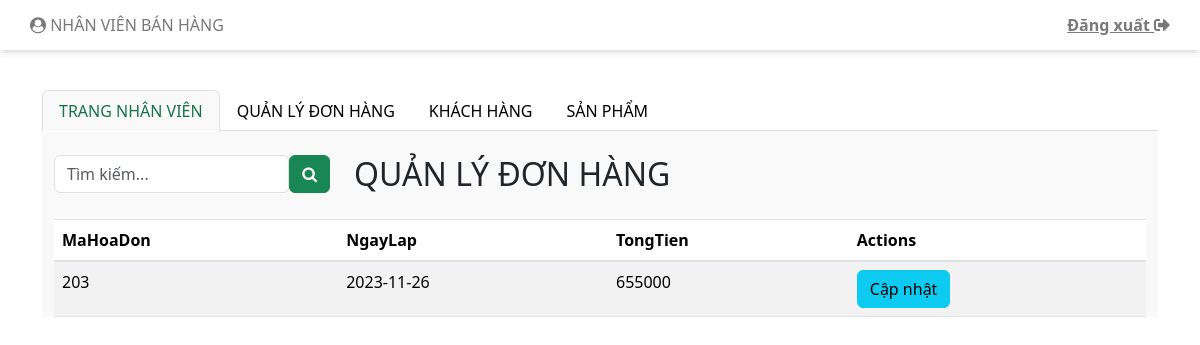
Page /nhanvienbanhang.php?qldh (signed in) on the earlier database version.
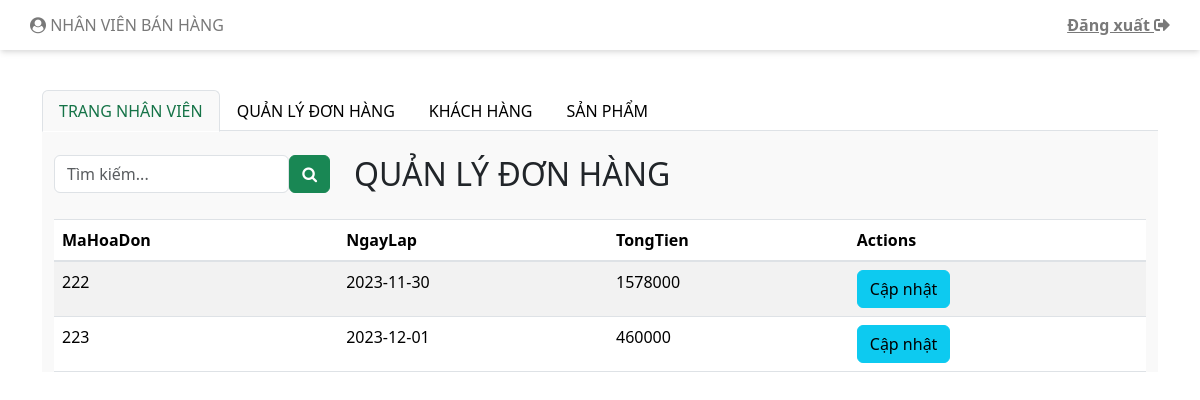
Same page on the later database version.
### tables this page shows
CREATE TABLE `hoadon` (
  `MaHoaDon` int(11) NOT NULL,
  `TongTien` double NOT NULL,
  `NgayLap` date NOT NULL,
  `MaNhanVien` int(11) DEFAULT NULL,
  `MaKhachHang` int(11) NOT NULL,
  `DiaChiGiaoHang` varchar(100) NOT NULL,
  `Họ Tên` varchar(100) NOT NULL,
  `SoDienThoai` int(11) NOT NULL,
  `Email` varchar(50) NOT NULL
);

### controller/cQLHoaDon.php (called while the page is built, shortened)
<?php
require_once 'Model/mQLHoaDon.php';
class cHoaDon {
    public function hienThiDanhSachHoaDon() {
        $modelHoaDon = new mHoaDon();
        $danhSachHoaDon = $modelHoaDon->layDanhSachHoaDon();
        require_once 'View/vQLHoaDon.php';
    }
}
?>

### model/mQLHoaDon.php (called while the page is built, shortened)
<?php
class mHoaDon {
    public function layDanhSachHoaDon() {
        $connObj = new ConnectDB();
        $conn = $connObj->connect_DB($conn);
        $sql = "SELECT * FROM hoadon";
        $result = $conn->query($sql);
        return $result;
    }
}
?>

### view/vQLHoaDon.php (the view)
<?php
echo '<table class="table table-striped">';
echo '<thead>';
echo '<tr>';
echo '<th scope="col">MaHoaDon</th>';
echo '<th scope="col">NgayLap</th>';
echo '<th scope="col">TongTien</th>';
echo '<th scope="col">Actions</th>';
echo '</tr>';
echo '</thead>';
echo '<tbody>';
while ($row = $danhSachHoaDon->fetch_assoc()) {
    echo '<tr>';
    echo '<td>' . $row["MaHoaDon"] . '</td>';
    echo '<td>' . $row["NgayLap"] . '</td>';
    echo '<td>' . $row["TongTien"] . '</td>';
    echo '<td>';
    echo '<a href="nhanvienbanhang.php?upd=' . $row["MaHoaDon"] . '" class="btn btn-info">Cập nhật</a>';
    echo '</td>';
    echo '</tr>';
    }
echo '</tbody>';
echo '</table>';
?>

Differences in the rows shown:
removed hoadon: MaHoaDon "203", NgayLap "2023-11-26", TongTien "655000"
added hoadon: MaHoaDon "222", NgayLap "2023-11-30", TongTien "1578000"
added hoadon: MaHoaDon "223", NgayLap "2023-12-01", TongTien "460000"
